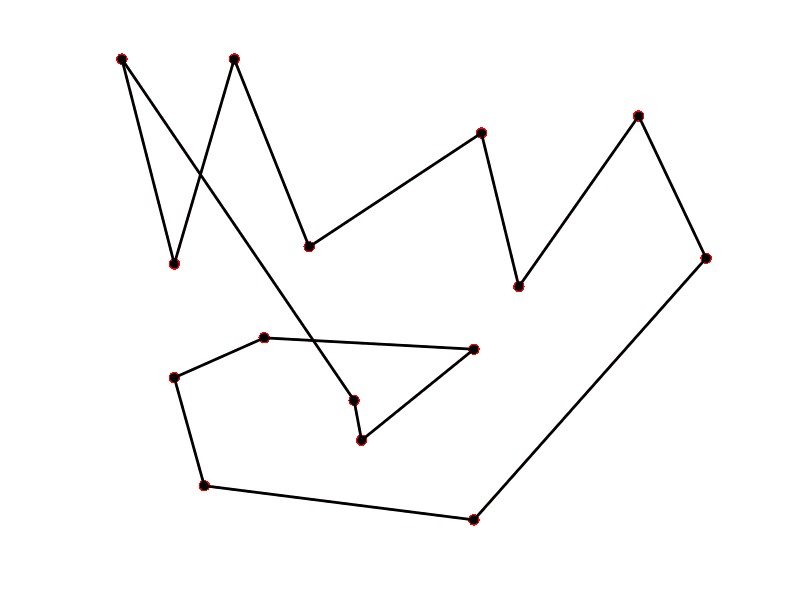

Reproduce this figure in MATLAB. (Note: this script raises an error after producing the figure.)
%%
% test for subdivision curves.

%% 
% Biblio:
% * [DynLevGre87]?N. Dyn, D. Levin and J.A. Gregory, <http://dx.doi.org/10.1016/0167-8396(87)90001-X _A 4-point interpolatory subdivision scheme for curve design_>, Computer Aided Geometric Design, 4(4), Pages 257-268, 1987.
% * [Chaikin74]?G. Chaikin, <http://dx.doi.org/10.1016/0146-664X(74)90028-8 _An algorithm for high speed curve generation_>. Computer Graphics and Image Processing, 3, 346-349, 1974.
% * [Riesen75]?R. Riesenfeld, <http://dx.doi.org/10.1016/0146-664X(75)90017-9 _On Chaikin's algorithm_>. Computer Graphics and Image Processing 4, 3, 304-310, 1975.
% * [DeslDub89]?G. Deslauriers and S. Dubuc. <http://dx.doi.org/10.1007/BF01889598 _Symmetric iterative interpolation processes_>. Constructive Approximation, 5(1):49-68, Dec. 1989.
% * [DynLevin02]?N. Dyn and D. Levin. <http://dx.doi.org/10.1017/S0962492902000028 _Subdivision schemes in geometric modelling_>. Acta Numerica, 11:73-144, Jan. 2002.
% * [DynGreLev91]?N. Dyn, J.A. Gregory, G. Levin, _Analysis of uniform binary subdivision schemes for curve design_, Constructive Approximation, 7(1), p. 127-147, 1991.


addpath('../toolbox/');

rep = '../results/subdivision-curves/';
[~,~] = mkdir(rep);

ms = 20; lw = 1.5;
myplot = @(f,c)plot(f([1:end 1]), c, 'LineWidth', lw, 'MarkerSize', ms);
myaxis = @(rho)axis([-rho 1+rho -rho 1+rho], 'off');

% input coarse
f0 =    [0.11 0.18 0.26 0.36 0.59 0.64 0.80 0.89 0.58 0.22 0.18 0.30 0.58 0.43 0.42]' + ...
   1i * [0.91 0.55 0.91 0.58 0.78 0.51 0.81 0.56 0.10 0.16 0.35 0.42 0.40 0.24 0.31]';
f0 = rescale(real(f0),.01,.99) + 1i * rescale(imag(f0),.01,.99);

% basic step
subdivide = @(f,h)cconvol( upsampling(f), h);

% bi-cubic
name = 'interpolating';
name = 'quadratic';
name = 'cubic';
switch name
    case 'cubic'
        h = [1 4 6 4 1]; % cubic B-spline
        h = 2*h/sum(h(:));
    case 'quadratic'
        % [Chaikin74]
        % w=3 == quadratic B-spline
        hcc = @(w)[1 w w 1]/(1+w);
        h=hcc(3);
    case 'interpolating'
        % four-point interpolation kernel // DynLevGre87
        % w=1/16 == cubic B-spline interpolation.
        h4pt = @(w)[-w, 0, 1/2+w, 1, 1/2+w, 0, -w];
        h = h4pt(1/16);
end


Jmax = 4;
f = f0;
for j=0:Jmax
    clf; hold on;
	plot(f0([1:end 1]), 'r.--', 'LineWidth', 1.5, 'MarkerSize', 25);
    plot(f([1:end 1]), 'k.-', 'LineWidth', 2, 'MarkerSize', 20);
    myaxis(0.02);
    saveas(gcf, [rep name '-' num2str(j) '.eps'], 'epsc');    
    f = subdivide(f,h);
end
